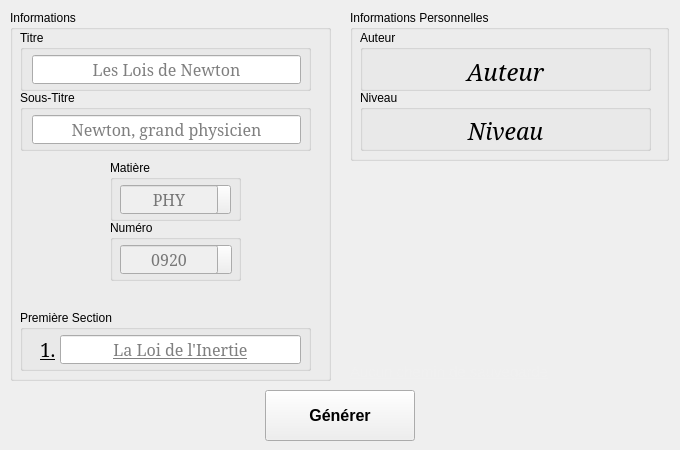
    <widget class="QWidget" name="genTab">
     <attribute name="title">
      <string>Générateur</string>
     </attribute>
     <attribute name="toolTip">
      <string>Créer un document</string>
     </attribute>
     <widget class="QGroupBox" name="infoGroupBox">
      <property name="geometry">
       <rect>
        <x>10</x>
        <y>10</y>
        <width>321</width>
        <height>371</height>
       </rect>
      </property>
      <property name="title">
       <string>Informations</string>
      </property>
      <widget class="QGroupBox" name="titreGroupBox">
       <property name="geometry">
        <rect>
         <x>10</x>
         <y>20</y>
         <width>291</width>
         <height>61</height>
        </rect>
       </property>
       <property name="title">
        <string>Titre</string>
       </property>
       <widget class="QLineEdit" name="titreLineEdit">
        <property name="geometry">
         <rect>
          <x>12</x>
          <y>25</y>
          <width>269</width>
          <height>29</height>
         </rect>
        </property>
        <property name="sizePolicy">
         <sizepolicy hsizetype="Expanding" vsizetype="Expanding">
          <horstretch>0</horstretch>
          <verstretch>0</verstretch>
         </sizepolicy>
        </property>
        <property name="font">
         <font>
          <family>Garamond</family>
          <pointsize>12</pointsize>
         </font>
        </property>
        <property name="alignment">
         <set>Qt::AlignCenter</set>
        </property>
        <property name="placeholderText">
         <string>Les Lois de Newton</string>
        </property>
        <property name="clearButtonEnabled">
         <bool>true</bool>
        </property>
       </widget>
      </widget>
      <widget class="QGroupBox" name="soustitreGroupBox">
       <property name="geometry">
        <rect>
         <x>10</x>
         <y>80</y>
         <width>291</width>
         <height>61</height>
        </rect>
       </property>
       <property name="title">
        <string>Sous-Titre</string>
       </property>
       <widget class="QLineEdit" name="soustitreLineEdit">
        <property name="geometry">
         <rect>
          <x>12</x>
          <y>25</y>
          <width>269</width>
          <height>29</height>
         </rect>
        </property>
        <property name="sizePolicy">
         <sizepolicy hsizetype="Expanding" vsizetype="Expanding">
          <horstretch>0</horstretch>
          <verstretch>0</verstretch>
         </sizepolicy>
        </property>
        <property name="font">
         <font>
          <family>Garamond</family>
          <pointsize>12</pointsize>
         </font>
        </property>
        <property name="alignment">
         <set>Qt::AlignCenter</set>
        </property>
        <property name="placeholderText">
         <string>Newton, grand physicien</string>
        </property>
        <property name="clearButtonEnabled">
         <bool>true</bool>
        </property>
       </widget>
      </widget>
      <widget class="QGroupBox" name="matGroupBox">
       <property name="geometry">
        <rect>
         <x>100</x>
         <y>150</y>
         <width>131</width>
         <height>61</height>
        </rect>
       </property>
       <property name="title">
        <string>Matière</string>
       </property>
       <widget class="QLineEdit" name="matLineEdit">
        <property name="enabled">
         <bool>false</bool>
        </property>
        <property name="geometry">
         <rect>
          <x>10</x>
          <y>25</y>
          <width>98</width>
          <height>29</height>
         </rect>
        </property>
        <property name="sizePolicy">
         <sizepolicy hsizetype="Expanding" vsizetype="Expanding">
          <horstretch>0</horstretch>
          <verstretch>0</verstretch>
         </sizepolicy>
        </property>
        <property name="minimumSize">
         <size>
          <width>0</width>
          <height>29</height>
         </size>
        </property>
        <property name="font">
         <font>
          <family>Garamond</family>
          <pointsize>12</pointsize>
         </font>
        </property>
        <property name="text">
         <string/>
        </property>
        <property name="frame">
         <bool>true</bool>
        </property>
        <property name="alignment">
         <set>Qt::AlignCenter</set>
        </property>
        <property name="placeholderText">
         <string>PHY</string>
        </property>
        <property name="clearButtonEnabled">
         <bool>false</bool>
        </property>
       </widget>
       <widget class="QPushButton" name="matToolButton">
        <property name="geometry">
         <rect>
          <x>101</x>
          <y>25</y>
          <width>20</width>
          <height>29</height>
         </rect>
        </property>
        <property name="text">
         <string/>
        </property>
       </widget>
       <zorder>matToolButton</zorder>
       <zorder>matLineEdit</zorder>
      </widget>
      <widget class="QGroupBox" name="numGroupBox">
       <property name="geometry">
        <rect>
         <x>100</x>
         <y>210</y>
         <width>131</width>
         <height>61</height>
        </rect>
       </property>
       <property name="title">
        <string>Numéro</string>
       </property>
       <widget class="QLineEdit" name="numLineEdit">
        <property name="enabled">
         <bool>false</bool>
        </property>
        <property name="geometry">
         <rect>
          <x>10</x>
          <y>25</y>
          <width>98</width>
          <height>29</height>
         </rect>
        </property>
        <property name="sizePolicy">
         <sizepolicy hsizetype="Expanding" vsizetype="Expanding">
          <horstretch>0</horstretch>
          <verstretch>0</verstretch>
         </sizepolicy>
        </property>
        <property name="font">
         <font>
          <family>Garamond</family>
          <pointsize>12</pointsize>
         </font>
        </property>
        <property name="text">
         <string/>
        </property>
        <property name="alignment">
         <set>Qt::AlignCenter</set>
        </property>
        <property name="placeholderText">
         <string>0920</string>
        </property>
        <property name="clearButtonEnabled">
         <bool>false</bool>
        </property>
       </widget>
       <widget class="QPushButton" name="numToolButton">
        <property name="geometry">
         <rect>
          <x>101</x>
          <y>25</y>
          <width>21</width>
          <height>29</height>
         </rect>
        </property>
        <property name="text">
         <string/>
        </property>
       </widget>
       <zorder>numToolButton</zorder>
       <zorder>numLineEdit</zorder>
      </widget>
      <widget class="QGroupBox" name="sectionGroupBox">
       <property name="geometry">
        <rect>
         <x>10</x>
         <y>300</y>
         <width>291</width>
         <height>61</height>
        </rect>
       </property>
       <property name="title">
        <string>Première Section</string>
       </property>
       <widget class="QLabel" name="sectionNumLabel">
        <property name="geometry">
         <rect>
          <x>20</x>
          <y>24</y>
          <width>47</width>
          <height>31</height>
         </rect>
        </property>
        <property name="font">
         <font>
          <family>Garamond</family>
          <pointsize>14</pointsize>
          <underline>true</underline>
         </font>
        </property>
        <property name="styleSheet">
         <string notr="true"/>
        </property>
        <property name="text">
         <string>&lt;html&gt;&lt;head/&gt;&lt;body&gt;&lt;p&gt;&lt;span style=&quot; font-size:14pt; text-decoration: underline;&quot;&gt;1.&lt;/span&gt;&lt;/p&gt;&lt;/body&gt;&lt;/html&gt;</string>
        </property>
       </widget>
       <widget class="QLineEdit" name="sectionLineEdit">
        <property name="geometry">
         <rect>
          <x>40</x>
          <y>25</y>
          <width>241</width>
          <height>29</height>
         </rect>
        </property>
        <property name="sizePolicy">
         <sizepolicy hsizetype="Expanding" vsizetype="Expanding">
          <horstretch>0</horstretch>
          <verstretch>0</verstretch>
         </sizepolicy>
        </property>
        <property name="font">
         <font>
          <family>Garamond</family>
          <pointsize>12</pointsize>
          <underline>true</underline>
         </font>
        </property>
        <property name="maxLength">
         <number>32767</number>
        </property>
        <property name="alignment">
         <set>Qt::AlignCenter</set>
        </property>
        <property name="placeholderText">
         <string>La Loi de l'Inertie</string>
        </property>
        <property name="clearButtonEnabled">
         <bool>true</bool>
        </property>
       </widget>
      </widget>
     </widget>
     <widget class="QLabel" name="pathPathLabel">
      <property name="geometry">
       <rect>
        <x>350</x>
        <y>170</y>
        <width>321</width>
        <height>211</height>
       </rect>
      </property>
      <property name="sizePolicy">
       <sizepolicy hsizetype="Fixed" vsizetype="Expanding">
        <horstretch>0</horstretch>
        <verstretch>0</verstretch>
       </sizepolicy>
      </property>
      <property name="maximumSize">
       <size>
        <width>321</width>
        <height>16777215</height>
       </size>
      </property>
      <property name="font">
       <font>
        <underline>true</underline>
       </font>
      </property>
      <property name="cursor">
       <cursorShape>ArrowCursor</cursorShape>
      </property>
      <property name="text">
       <string>&lt;html&gt;&lt;head/&gt;&lt;body&gt;&lt;p&gt;&lt;a href=&quot;none&quot;&gt;&lt;span style=&quot; font-size:11pt; text-decoration: underline; color:#f0f0f0;&quot;&gt;Aucun chemin de sauvegarde&lt;/span&gt;&lt;/a&gt;&lt;/p&gt;&lt;/body&gt;&lt;/html&gt;</string>
      </property>
      <property name="alignment">
       <set>Qt::AlignBottom|Qt::AlignJustify</set>
      </property>
      <property name="wordWrap">
       <bool>true</bool>
      </property>
      <property name="textInteractionFlags">
       <set>Qt::LinksAccessibleByMouse|Qt::TextSelectableByMouse</set>
      </property>
     </widget>
     <widget class="QGroupBox" name="infoPersoGroupBox">
      <property name="geometry">
       <rect>
        <x>350</x>
        <y>10</y>
        <width>319</width>
        <height>151</height>
       </rect>
      </property>
      <property name="sizePolicy">
       <sizepolicy hsizetype="Preferred" vsizetype="Minimum">
        <horstretch>0</horstretch>
        <verstretch>0</verstretch>
       </sizepolicy>
      </property>
      <property name="minimumSize">
       <size>
        <width>0</width>
        <height>0</height>
       </size>
      </property>
      <property name="toolTip">
       <string>Pour modifier les informations, veuillez aller dans le Configurateur</string>
      </property>
      <property name="title">
       <string>Informations Personnelles</string>
      </property>
      <widget class="QGroupBox" name="auteurPersoGroupBox">
       <property name="geometry">
        <rect>
         <x>10</x>
         <y>20</y>
         <width>291</width>
         <height>61</height>
        </rect>
       </property>
       <property name="title">
        <string>Auteur</string>
       </property>
       <widget class="QLabel" name="auteurPersoLabel">
        <property name="geometry">
         <rect>
          <x>10</x>
          <y>25</y>
          <width>271</width>
          <height>31</height>
         </rect>
        </property>
        <property name="font">
         <font>
          <family>Garamond</family>
          <pointsize>18</pointsize>
          <italic>true</italic>
         </font>
        </property>
        <property name="text">
         <string>Auteur</string>
        </property>
        <property name="textFormat">
         <enum>Qt::RichText</enum>
        </property>
        <property name="scaledContents">
         <bool>false</bool>
        </property>
        <property name="alignment">
         <set>Qt::AlignCenter</set>
        </property>
       </widget>
      </widget>
      <widget class="QGroupBox" name="secPersoGroupBox">
       <property name="geometry">
        <rect>
         <x>10</x>
         <y>80</y>
         <width>291</width>
         <height>61</height>
        </rect>
       </property>
       <property name="title">
        <string>Niveau</string>
       </property>
       <widget class="QLabel" name="secPersoLabel">
        <property name="geometry">
         <rect>
          <x>10</x>
          <y>25</y>
          <width>271</width>
          <height>31</height>
         </rect>
        </property>
        <property name="font">
         <font>
          <family>Garamond</family>
          <pointsize>17</pointsize>
          <italic>true</italic>
         </font>
        </property>
        <property name="text">
         <string>Niveau</string>
        </property>
        <property name="textFormat">
         <enum>Qt::RichText</enum>
        </property>
        <property name="scaledContents">
         <bool>true</bool>
        </property>
        <property name="alignment">
         <set>Qt::AlignCenter</set>
        </property>
        <property name="wordWrap">
         <bool>false</bool>
        </property>
       </widget>
      </widget>
     </widget>
     <widget class="QWidget" name="horizontalLayoutWidget">
      <property name="geometry">
       <rect>
        <x>10</x>
        <y>390</y>
        <width>661</width>
        <height>51</height>
       </rect>
      </property>
      <layout class="QHBoxLayout" name="genButtonLayout">
       <property name="topMargin">
        <number>0</number>
       </property>
       <property name="bottomMargin">
        <number>0</number>
       </property>
       <item>
        <widget class="QPushButton" name="genPushButton">
         <property name="sizePolicy">
          <sizepolicy hsizetype="Fixed" vsizetype="Minimum">
           <horstretch>0</horstretch>
           <verstretch>0</verstretch>
          </sizepolicy>
         </property>
         <property name="minimumSize">
          <size>
           <width>150</width>
           <height>0</height>
          </size>
         </property>
         <property name="font">
          <font>
           <pointsize>12</pointsize>
           <weight>75</weight>
           <bold>true</bold>
          </font>
         </property>
         <property name="cursor">
          <cursorShape>PointingHandCursor</cursorShape>
         </property>
         <property name="text">
          <string>Générer</string>
         </property>
        </widget>
       </item>
      </layout>
     </widget>
    </widget>
